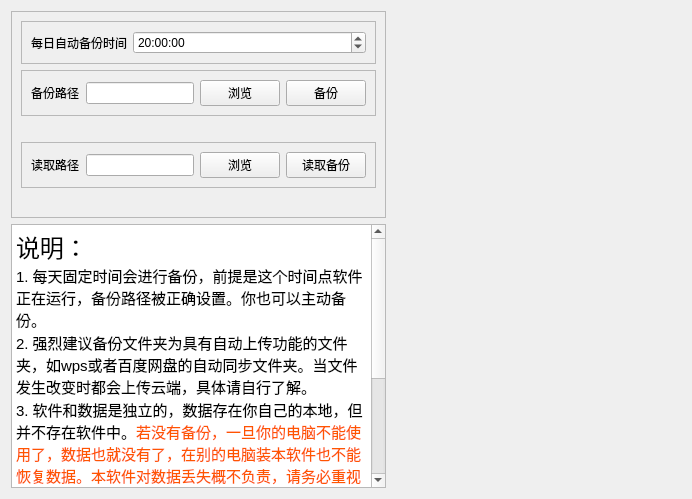
<?xml version="1.0" encoding="UTF-8"?>
<ui version="4.0">
 <class>Backup</class>
 <widget class="QWidget" name="Backup">
  <property name="geometry">
   <rect>
    <x>0</x>
    <y>0</y>
    <width>692</width>
    <height>499</height>
   </rect>
  </property>
  <property name="windowTitle">
   <string>Form</string>
  </property>
  <layout class="QGridLayout" name="gridLayout">
   <item row="1" column="1">
    <spacer name="horizontalSpacer">
     <property name="orientation">
      <enum>Qt::Horizontal</enum>
     </property>
     <property name="sizeHint" stdset="0">
      <size>
       <width>276</width>
       <height>20</height>
      </size>
     </property>
    </spacer>
   </item>
   <item row="1" column="0">
    <widget class="QTextBrowser" name="textBrowser">
     <property name="html">
      <string>&lt;!DOCTYPE HTML PUBLIC &quot;-//W3C//DTD HTML 4.0//EN&quot; &quot;http://www.w3.org/TR/REC-html40/strict.dtd&quot;&gt;
&lt;html&gt;&lt;head&gt;&lt;meta name=&quot;qrichtext&quot; content=&quot;1&quot; /&gt;&lt;meta charset=&quot;utf-8&quot; /&gt;&lt;style type=&quot;text/css&quot;&gt;
p, li { white-space: pre-wrap; }
hr { height: 1px; border-width: 0; }
li.unchecked::marker { content: &quot;\2610&quot;; }
li.checked::marker { content: &quot;\2612&quot;; }
&lt;/style&gt;&lt;/head&gt;&lt;body style=&quot; font-family:'Microsoft YaHei UI'; font-size:9pt; font-weight:400; font-style:normal;&quot;&gt;
&lt;p style=&quot; margin-top:0px; margin-bottom:0px; margin-left:0px; margin-right:0px; -qt-block-indent:0; text-indent:0px;&quot;&gt;&lt;span style=&quot; font-size:18pt;&quot;&gt;说明：&lt;/span&gt;&lt;/p&gt;
&lt;p style=&quot; margin-top:0px; margin-bottom:0px; margin-left:0px; margin-right:0px; -qt-block-indent:0; text-indent:0px;&quot;&gt;&lt;span style=&quot; font-size:11pt;&quot;&gt;1. 每天固定时间会进行备份，前提是这个时间点软件正在运行，备份路径被正确设置。你也可以主动备份。&lt;/span&gt;&lt;/p&gt;
&lt;p style=&quot; margin-top:0px; margin-bottom:0px; margin-left:0px; margin-right:0px; -qt-block-indent:0; text-indent:0px;&quot;&gt;&lt;span style=&quot; font-size:11pt;&quot;&gt;2. 强烈建议备份文件夹为具有自动上传功能的文件夹，如wps或者百度网盘的自动同步文件夹。当文件发生改变时都会上传云端，具体请自行了解。&lt;/span&gt;&lt;/p&gt;
&lt;p style=&quot; margin-top:0px; margin-bottom:0px; margin-left:0px; margin-right:0px; -qt-block-indent:0; text-indent:0px;&quot;&gt;&lt;span style=&quot; font-size:11pt;&quot;&gt;3. 软件和数据是独立的，数据存在你自己的本地，但并不存在软件中。&lt;/span&gt;&lt;span style=&quot; font-size:11pt; color:#ff5500;&quot;&gt;若没有备份，一旦你的电脑不能使用了，数据也就没有了，在别的电脑装本软件也不能恢复数据。本软件对数据丢失概不负责，请务必重视你的数据。做好备份。&lt;/span&gt;&lt;/p&gt;
&lt;p style=&quot; margin-top:0px; margin-bottom:0px; margin-left:0px; margin-right:0px; -qt-block-indent:0; text-indent:0px;&quot;&gt;&lt;span style=&quot; font-size:11pt;&quot;&gt;4. 请不要修改备份文件，否则恢复时可能出错。如需查看或者修改备份内容，请复制整个备份文件夹，在自己复制的备份文件夹操作。&lt;/span&gt;&lt;/p&gt;
&lt;p style=&quot; margin-top:0px; margin-bottom:0px; margin-left:0px; margin-right:0px; -qt-block-indent:0; text-indent:0px;&quot;&gt;&lt;span style=&quot; font-size:11pt;&quot;&gt;5. 读取备份会清空当前数据，然后用备份的数据覆盖。请务必谨慎。读取备份不是导入数据，而是恢复成备份时的状态。&lt;/span&gt;&lt;/p&gt;
&lt;p style=&quot;-qt-paragraph-type:empty; margin-top:0px; margin-bottom:0px; margin-left:0px; margin-right:0px; -qt-block-indent:0; text-indent:0px; font-size:11pt;&quot;&gt;&lt;br /&gt;&lt;/p&gt;&lt;/body&gt;&lt;/html&gt;</string>
     </property>
    </widget>
   </item>
   <item row="0" column="0">
    <widget class="QFrame" name="frame_4">
     <property name="frameShape">
      <enum>QFrame::StyledPanel</enum>
     </property>
     <property name="frameShadow">
      <enum>QFrame::Raised</enum>
     </property>
     <layout class="QVBoxLayout" name="verticalLayout">
      <item>
       <widget class="QFrame" name="frame_3">
        <property name="frameShape">
         <enum>QFrame::StyledPanel</enum>
        </property>
        <property name="frameShadow">
         <enum>QFrame::Raised</enum>
        </property>
        <layout class="QHBoxLayout" name="horizontalLayout_3">
         <item>
          <widget class="QLabel" name="label">
           <property name="sizePolicy">
            <sizepolicy hsizetype="Maximum" vsizetype="Preferred">
             <horstretch>0</horstretch>
             <verstretch>0</verstretch>
            </sizepolicy>
           </property>
           <property name="text">
            <string>每日自动备份时间</string>
           </property>
          </widget>
         </item>
         <item>
          <widget class="QTimeEdit" name="timeEdit">
           <property name="calendarPopup">
            <bool>false</bool>
           </property>
           <property name="time">
            <time>
             <hour>20</hour>
             <minute>0</minute>
             <second>0</second>
            </time>
           </property>
          </widget>
         </item>
        </layout>
       </widget>
      </item>
      <item>
       <widget class="QFrame" name="frame">
        <property name="frameShape">
         <enum>QFrame::StyledPanel</enum>
        </property>
        <property name="frameShadow">
         <enum>QFrame::Raised</enum>
        </property>
        <layout class="QHBoxLayout" name="horizontalLayout">
         <item>
          <widget class="QLabel" name="label_2">
           <property name="text">
            <string>备份路径</string>
           </property>
          </widget>
         </item>
         <item>
          <widget class="QLineEdit" name="lineEdit"/>
         </item>
         <item>
          <widget class="QPushButton" name="pushButton">
           <property name="text">
            <string>浏览</string>
           </property>
          </widget>
         </item>
         <item>
          <widget class="QPushButton" name="pushButton_3">
           <property name="text">
            <string>备份</string>
           </property>
          </widget>
         </item>
        </layout>
       </widget>
      </item>
      <item>
       <widget class="QLabel" name="label_hint_backup">
        <property name="text">
         <string/>
        </property>
       </widget>
      </item>
      <item>
       <widget class="QFrame" name="frame_2">
        <property name="frameShape">
         <enum>QFrame::StyledPanel</enum>
        </property>
        <property name="frameShadow">
         <enum>QFrame::Raised</enum>
        </property>
        <layout class="QHBoxLayout" name="horizontalLayout_2">
         <item>
          <widget class="QLabel" name="label_4">
           <property name="text">
            <string>读取路径</string>
           </property>
          </widget>
         </item>
         <item>
          <widget class="QLineEdit" name="lineEdit_2"/>
         </item>
         <item>
          <widget class="QPushButton" name="pushButton_2">
           <property name="text">
            <string>浏览</string>
           </property>
          </widget>
         </item>
         <item>
          <widget class="QPushButton" name="pushButton_4">
           <property name="text">
            <string>读取备份</string>
           </property>
          </widget>
         </item>
        </layout>
       </widget>
      </item>
      <item>
       <widget class="QLabel" name="label_hint_read">
        <property name="text">
         <string/>
        </property>
       </widget>
      </item>
     </layout>
    </widget>
   </item>
  </layout>
 </widget>
 <resources/>
 <connections/>
</ui>
